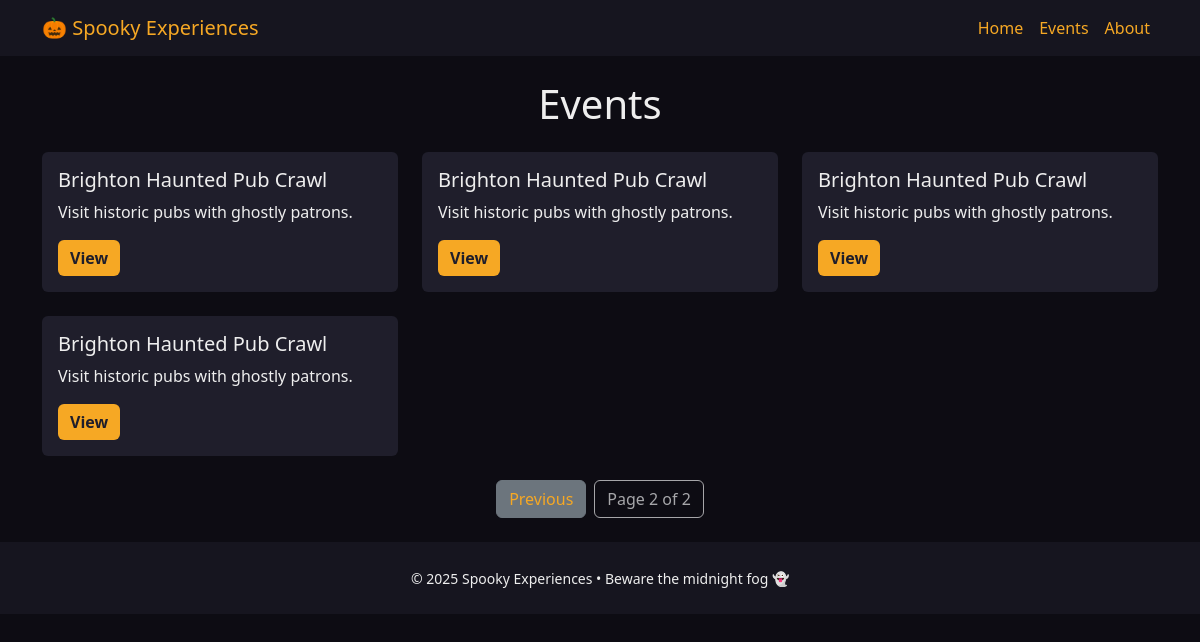
Screenshot of /events/?page=2 with the database file from the repository.
### events/models.py (models this page shows, shortened)
class Event(models.Model):
    title = models.CharField(max_length=200)
    description = models.TextField()
    rating = models.DecimalField(max_digits=3, decimal_places=1)  # e.g. 4.7
    cost = models.DecimalField(max_digits=8, decimal_places=2)     # e.g. 59.99
    location = models.CharField(max_length=200)
    image_url = models.URLField()

### events/views.py (the view)
# urls.py: path('events/', views.EventListView.as_view(), name='event_list'),
class EventListView(ListView):
    model = Event
    template_name = 'events/event_list.html'
    context_object_name = 'events'
    paginate_by = 6  # set your page size

### events/templates/events/event_list.html (shortened to what this page needs)
{% extends "base.html" %}
{% block content %}
<h1 class="mb-4 text-center">Events</h1>
<div class="row g-4">
  {% for event in events %}
  <div class="col-12 col-md-6 col-lg-4">
    <div class="card h-100">
      <div class="card-body">
        <h5 class="card-title">{{ event.title }}</h5>
        <p class="card-text">{{ event.description|truncatewords:20 }}</p>
        <a href="{% url 'event_detail' event.id %}" class="btn btn-orange">View</a>
      </div>
    </div>
  </div>
  {% empty %}
  <p>No events available yet.</p>
  {% endfor %}
</div>
{% if is_paginated %}
<div class="pagination justify-content-center mt-4">
  {% if page_obj.has_previous %}
  <a class="btn btn-secondary me-2" href="?page={{ page_obj.previous_page_number }}">Previous</a>
  {% endif %}
  <span class="btn btn-outline-light disabled">
    Page {{ page_obj.number }} of {{ page_obj.paginator.num_pages }}
  </span>
</div>
{% endif %}
{% endblock %}

### templates/base.html (style rules this page uses)
body { background: #0d0c13; color: #eee; }
a, .nav-link, .navbar-brand { color: #f6a824 !important; }
.card { background: #1f1e2b; color: #eee; border: none; }
.btn-orange { background-color: #f6a824; color: #1f1e2b !important; border: none; font-weight: 600; }

### rows the page displays
Event: title "Brighton Haunted Pub Crawl", description "Visit historic pubs with ghostly patrons."
Event: title "Brighton Haunted Pub Crawl", description "Visit historic pubs with ghostly patrons."
Event: title "Brighton Haunted Pub Crawl", description "Visit historic pubs with ghostly patrons."
Event: title "Brighton Haunted Pub Crawl", description "Visit historic pubs with ghostly patrons."

### other values shown
{{ page_obj.number }} "2"
{{ page_obj.paginator.num_pages }} "2"
